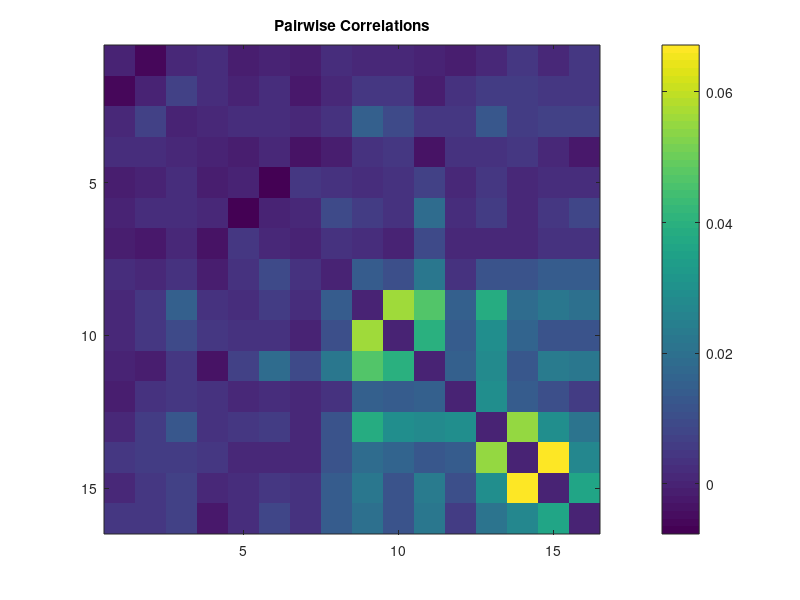
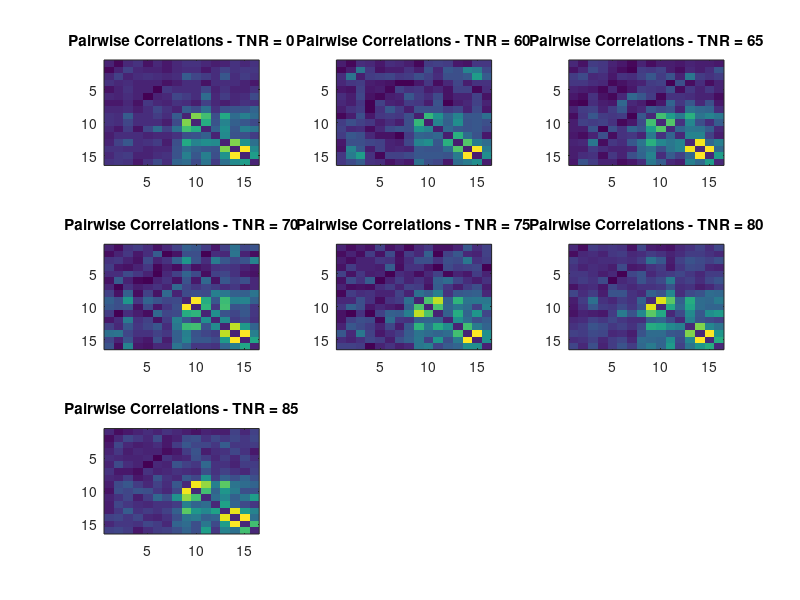

These charts were generated, in order, by the following MATLAB code:
% This file produces 2 outputs. The first uses neuron_trains.mat and finds
% pairwise correlations between neurons over all trials. The second uses
% sorted_trains.mat and finds 7 correlation matrices between neurons
% depending on the TNR intensity.

num_neurons = 16;

% Load neuron trains
neuron_trains = load('neuron_trains.mat');
neuron_trains = neuron_trains.neuron_trains;
% Convert to matrix
neuron_trains = cell2mat(neuron_trains);
neuron_trains = transpose(neuron_trains);
% Compute pairwise correlations
corr = corrcoef(neuron_trains);
save('pairwise_corr.mat', 'corr');
% Set diagonal elements to 0
corr = corr - eye(num_neurons);
% Visualize correlation coefficients
image(corr, 'CDataMapping', 'scaled');
title('Pairwise Correlations');
colorbar;

% Load sorted trains
sorted_trains = load('sorted_trains.mat');
sorted_trains = sorted_trains.sorted_trains;

% Preallocate array for pairwise correlations across 7 TNR intensities
tnrs = [0; 60; 65; 70; 75; 80; 85];
num_tnrs = numel(tnrs);
tnr_corr = zeros(num_tnrs, num_neurons, num_neurons);

figure;
% For each TNR intensity...
for i = 1:num_tnrs
    % Grab trains for that intensity
    tnrtrains = sorted_trains(:,i);
    % Convert to matrix
    tnrtrains = cell2mat(tnrtrains);
    tnrtrains = transpose(tnrtrains);
    % Compute pairwise correlations
    corr = corrcoef(tnrtrains);
    tnr_corr(i,:,:) = corr;
    % Set diagonal elements to 0
    corr = corr - eye(num_neurons);
    % Visualize correlation coefficients
    subplot(3,3,i);
    image(corr, 'CDataMapping', 'scaled');
    titletext = ['Pairwise Correlations - TNR = ', num2str(tnrs(i))];
    title(titletext);
    % Print i 
    i
end

save('tnr_corr.mat', 'tnr_corr');